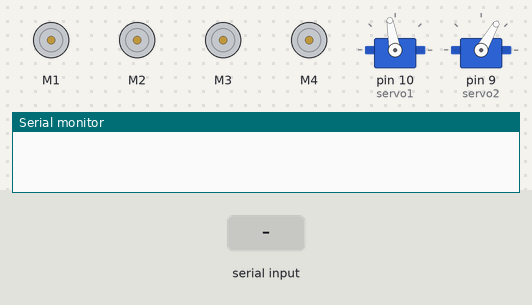
Bench run of a sketch on a simulated Arduino Uno, built with avr-gcc and run on an emulated ATmega328P. Shown: 4 × DC motor (green arrow = forward, orange = backward, longer = faster), 2 × servo, the last lines printed to the serial monitor. The test bench sets the inputs (shaded band).

Above: at 4.2 s.
4.3 s: "A" received over Serial
At 5.2 s:
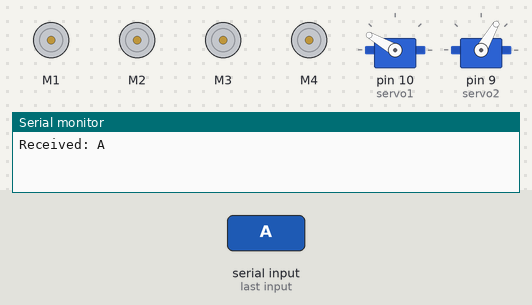
5.8 s: "D" received over Serial
At 6.4 s:
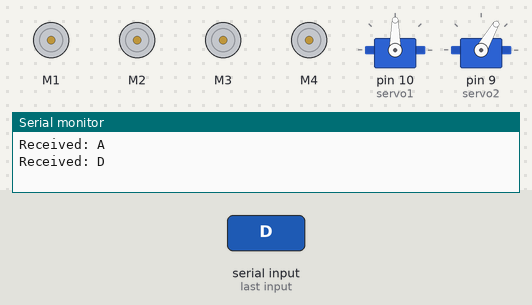
7.3 s: "E" received over Serial
At 8.5 s:
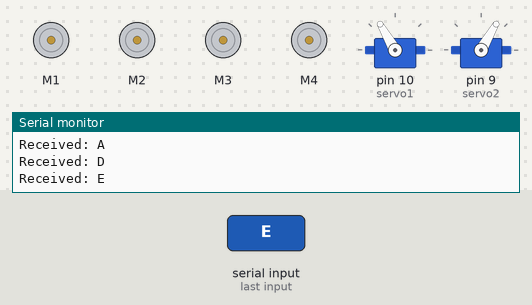
8.8 s: "H" received over Serial
At 9.9 s:
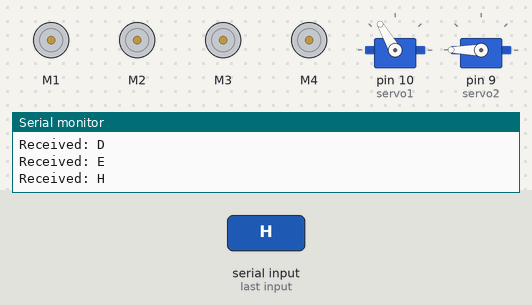
10.3 s: "I" received over Serial
At 11.0 s:
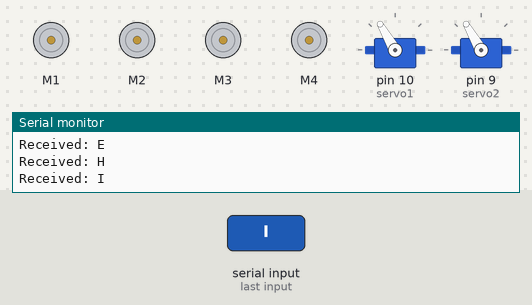
11.8 s: "F" received over Serial
At 12.1 s:
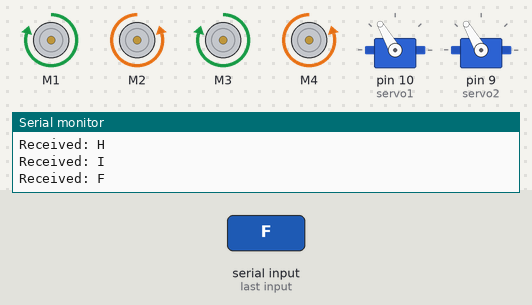
Timing chart, 0 to 14.3 s (numbered marks = the images above; inputs shaded):
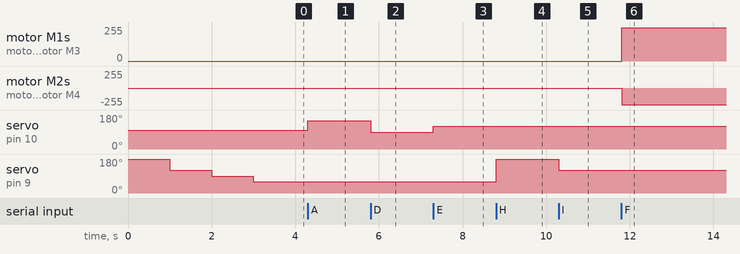

The sketch:

MotionControlBoard.ino
```cpp
#include <AFMotor.h>
#include <Servo.h>
#include <SoftwareSerial.h>// import the serial library

#define Speed 250

AF_DCMotor motor1(1);
AF_DCMotor motor2(2);
AF_DCMotor motor3(3);
AF_DCMotor motor4(4);

Servo servo1; // Arm servo (up/down)
Servo servo2; // Gripper servo (open/close)

void setup()
{
  Serial.begin(9600);

  motor1.setSpeed(Speed);
  motor2.setSpeed(Speed);
  motor3.setSpeed(Speed);
  motor4.setSpeed(Speed);

  // Attach servos to pins 9 and 10
  servo1.attach(10);
  servo2.attach(9);

  // Set initial positions of servos
  servo1.write(100);

  testServos();
}

void loop()
{
  if (Serial.available() > 0)
  {
    char value = Serial.read();

    Serial.print("Received: ");
    Serial.println(value);

    // Control servos based on received value
    if (value == 'A') { // Arm up
      servo1.write(150);
    }
    else if (value == 'D') { // Arm Down
      servo1.write(90);
    }
    else if (value == 'E') { // Arm Center
      servo1.write(120);
    }
    else if (value == 'H') { // Open hand
      servo2.write(180);
    }
    else if (value == 'I') { // Close hand (half)
      servo2.write(120);
    }
    else if (value == 'J') { // Close hand fully (grab)
      servo2.write(60);
    }
    else if (value == 'F') { // Forward
      forward();
    }
    else if (value == 'B') { // Backward
      backward();
    }
    else if (value == 'L') { // Left
      left();
    }
    else if (value == 'R') { // Right
      right();
    }
    else if (value == 'S') { // Stop
      Stop();
    }
    else { // Default - stop movement
      Stop();
    }
  }
}

void forward()
{
  // Move motors to drive forward
  motor1.run(FORWARD);
  motor2.run(BACKWARD);
  motor3.run(FORWARD);
  motor4.run(BACKWARD);
}

void backward()
{
  // Move motors to drive backward
  motor1.run(BACKWARD);
  motor2.run(FORWARD);
  motor3.run(BACKWARD);
  motor4.run(FORWARD);
}

void left()
{
  // Move motors to turn left
  motor1.run(FORWARD);
  motor2.run(FORWARD);
  motor3.run(BACKWARD);
  motor4.run(BACKWARD);
}

void right()
{
  // Move motors to turn right
  motor1.run(BACKWARD);
  motor2.run(BACKWARD);
  motor3.run(FORWARD);
  motor4.run(FORWARD);
}

void Stop()
{
  // Stop all motors
  motor1.run(RELEASE);
  motor2.run(RELEASE);
  motor3.run(RELEASE);
  motor4.run(RELEASE);
}

void testServos()
{
  servo2.write(180);
  delay(1000);
  servo2.write(120);
  delay(1000);
  servo2.write(90);
  delay(1000);
  servo2.write(60);
  delay(30);
}
```

Measured:
- after the input at 4.3 s, servo on pin 10 (servo1): 100° → 150° at once
- after the input at 5.8 s, servo on pin 10 (servo1): 150° → 90° at once
- after the input at 7.3 s, servo on pin 10 (servo1): 90° → 120° at once
- after the input at 8.8 s, servo on pin 9 (servo2): 60° → 180° at once
- after the input at 10.3 s, servo on pin 9 (servo2): 180° → 120° at once
- after the input at 11.8 s, motor M1, motor M3: stopped → forward 250/255 at once; motor M2, motor M4: stopped → backward 250/255 at once
